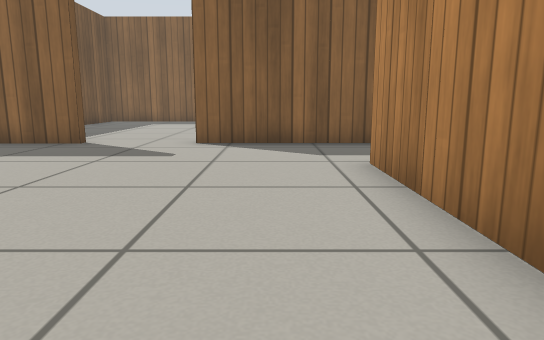
[1] (above)

17 first-person views from a walk through a Gazebo world. The camera is 0.5 m above the floor, tilts 10° down and sees 70° across. The floor is counted in squares, 0.5 m on a side. Each view is taken from the middle of a square. On the plan, view 1 faces up. The plan holds only what a view shows up to about 13 squares ahead; the rest is blank. Simple patterns stand in for the simulator's built-in surfaces.

[2]
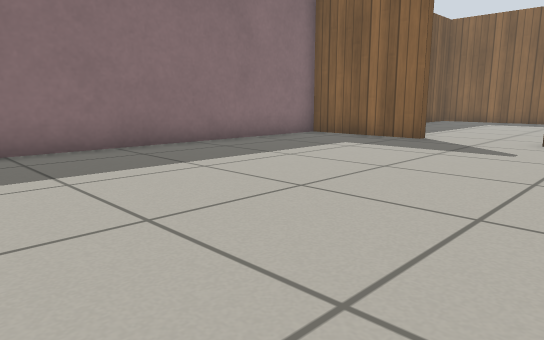

[3]
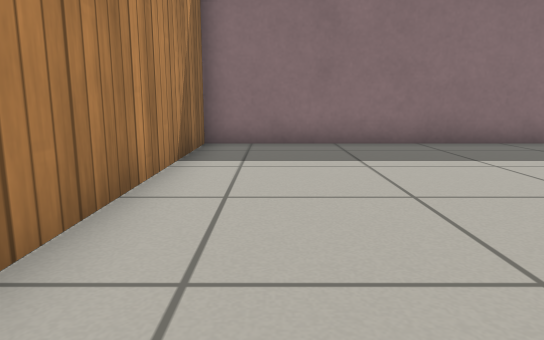

[4]
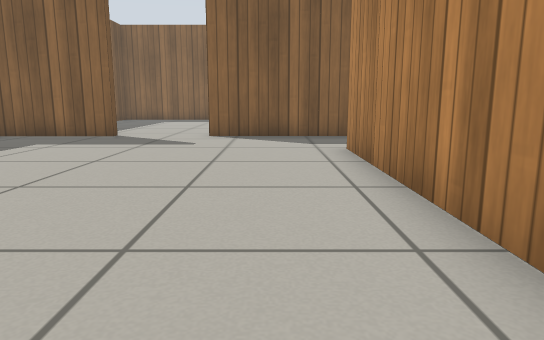

[5]
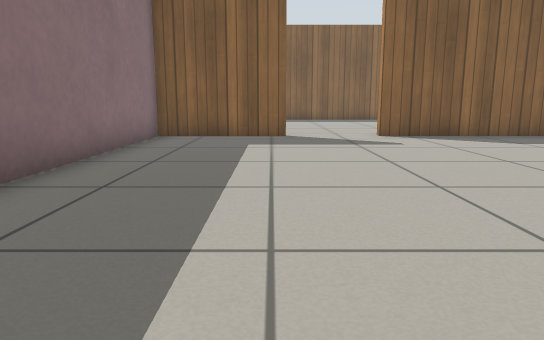

[6]
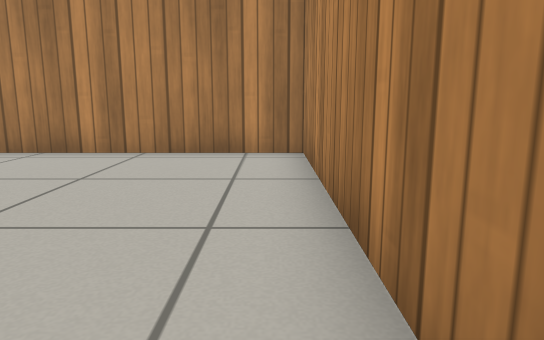

[7]
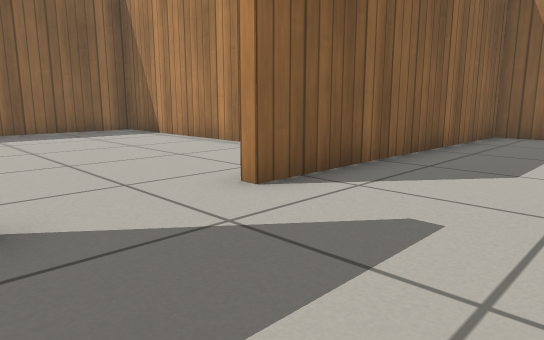

[8]
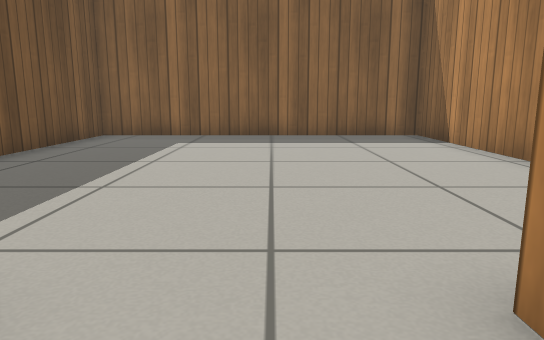

[9]
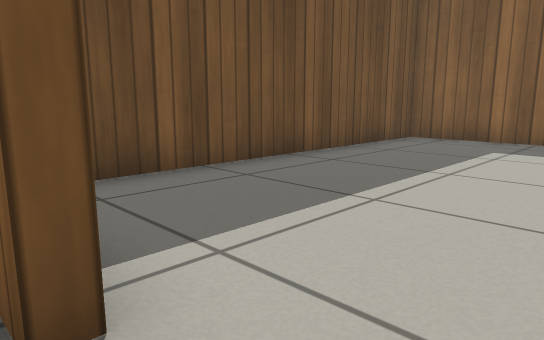

[10]
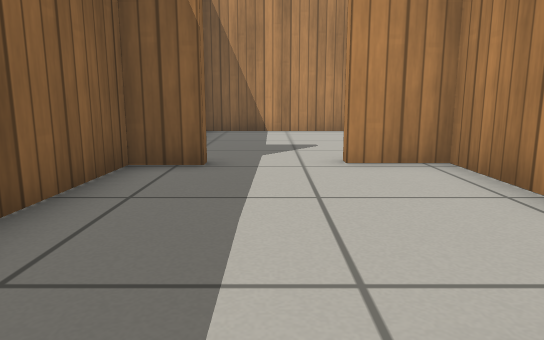

[11]
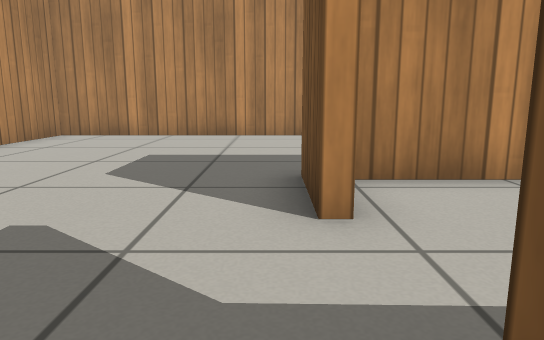

[12]
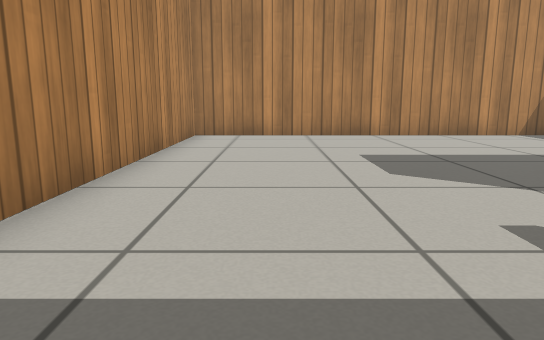

[13]
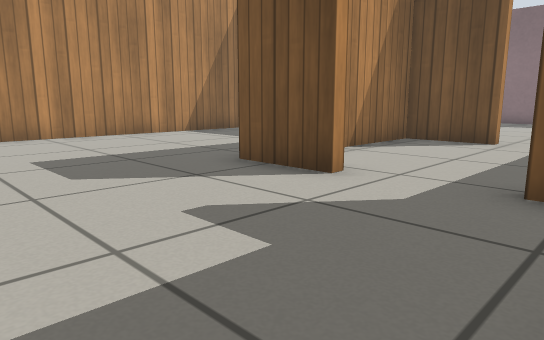

[14]
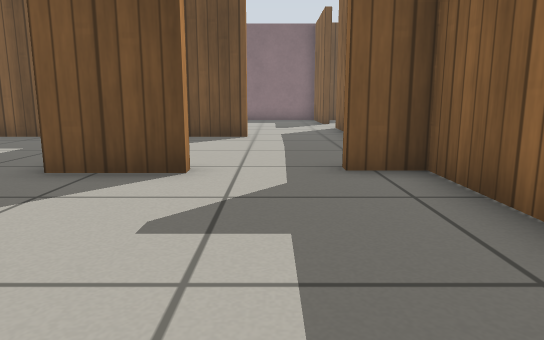

[15]
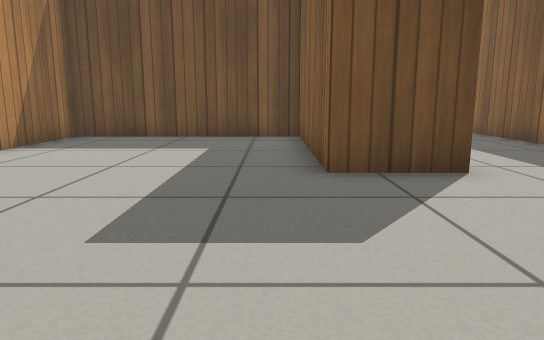

[16]
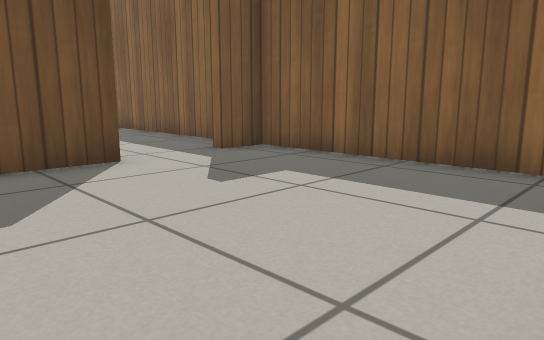

[17]
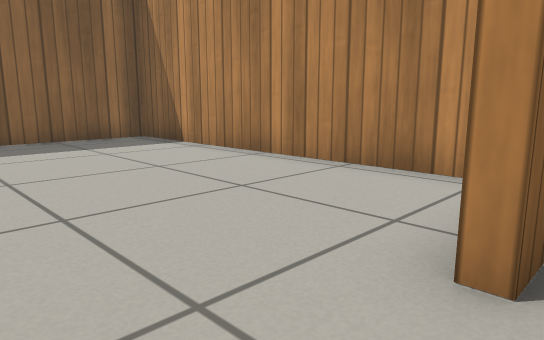

### Floor plan
Points are (right, up) in squares from view 1. A wall is a line through its corners. A room is listed if a view was taken in it or the views show most of it. See-through windows are left out.
Room 1 (views 1, 2, 3, 4, 5, 6, 7, 8, 9, 10, 17)
walls: (-4.5, 9.3) (-8.3, 9.3) (-8.3, -2.6) (1.6, -2.6) (1.6, 6.3) (1.9, 6.3); (2.6, 9.3) (-1.9, 9.3)
ways out: opening at (-3.5, 9) to room 3; opening at (2, 7.5) to room 4
Room 2 (views 11, 12, 13, 14, 15, 16)
walls: (7.6, 5.9) (7.6, 3.8) (1.9, 3.8) (1.9, -2.6) (14.3, -2.6) (14.3, 9.3); (13, 9.3) (7.4, 9.3) (7.4, 8.1)
ways out: opening at (8, 7) to room 4
Room 3 (no view inside)
walls: (1.4, 10.8) (1.4, 19.6) (-8, 19.6) (-8, 10.7)
ways out: opening at (-3.5, 9) to room 1
Room 4 (no view inside)
walls: (7.4, 8.1) (7.1, 8.1) (7.1, 9.3) (2.6, 9.3); (1.9, 6.3) (1.9, 4.1) (7.3, 4.1) (7.3, 5.9)
ways out: opening at (2, 7.5) to room 1; opening at (8, 7) to room 2

Where each view was taken, in squares from view 1:
view 1: 0 up, 0 right, facing up
view 2: 1 down, 0 right, facing up-left
view 3: 1 down, 1 right, facing left
view 4: 2 down, 0 right, facing up
view 5: 2 down, 5 left, facing up
view 6: 2 down, 6 left, facing right
view 7: 6 up, 5 left, facing up-right
view 8: 8 up, 3 left, facing up
view 9: 9 up, 3 left, facing up-left
view 10: 7 up, 1 right, facing right
view 11: 9 up, 8 right, facing down
view 12: 9 up, 12 right, facing down
view 13: 9 up, 12 right, facing down-left
view 14: 7 up, 13 right, facing left
view 15: 3 up, 13 right, facing left
view 16: 3 up, 14 right, facing up-left
view 17: 9 up, 4 left, facing up-right
